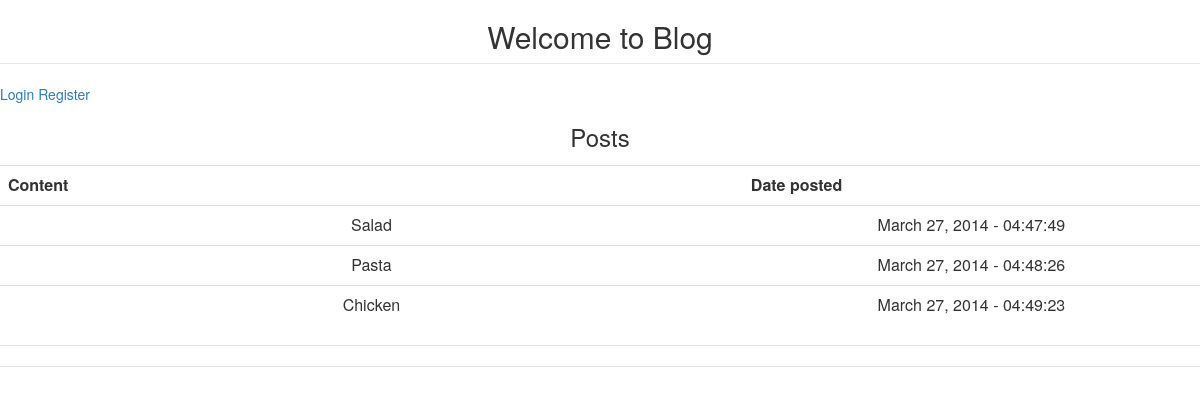
/english/index.php, run on the app's committed database.
### tables this page shows
CREATE TABLE IF NOT EXISTS `list` (
  `id` int(11) NOT NULL AUTO_INCREMENT,
  `title` text NOT NULL,
  `details` text NOT NULL,
  `date_posted` varchar(30) NOT NULL,
  `time_posted` time NOT NULL,
  `date_edited` varchar(30) NOT NULL,
  `time_edited` time NOT NULL,
  `public` varchar(5) NOT NULL,
  PRIMARY KEY (`id`)
);

### english/index.php (the view, shortened to what this page needs)
<html>
<head>
<link rel="stylesheet" href="http://maxcdn.bootstrapcdn.com/bootstrap/3.3.6/css/bootstrap.min.css">
<legend align="center"><h2>Welcome to Blog</h2></legend>
</head>
<body>
<a href="login.php">Login</a>
<a href="register.php">Register</a>
</body>
<br/>
<fieldset>
<legend><h3 align="center">Posts</h3><legend>
<div class="table-responsive">
<table class="table">
<col width="130">
<col width="80">
<tr>
<th align="center">Content</th>
<th align="center">Date posted</th>
</tr>
</fieldset>
<?php
				$query = mysql_query("Select * from list Where public='yes'");
				while($row = mysql_fetch_array($query))
				{
                    Print "<tr>";
                    Print '<td align="center">'. $row['title'].$row['details'] . "</td>";
                    Print '<td align="center">'. $row['date_posted']. " - ". $row['time_posted']."</td>";
                    Print "</tr>";
                }
    ?>
</html>

### data on the page
list: details "Salad", date_posted "March 27, 2014", time_posted "04:47:49"
list: details "Pasta", date_posted "March 27, 2014", time_posted "04:48:26"
list: details "Chicken", date_posted "March 27, 2014", time_posted "04:49:23"
